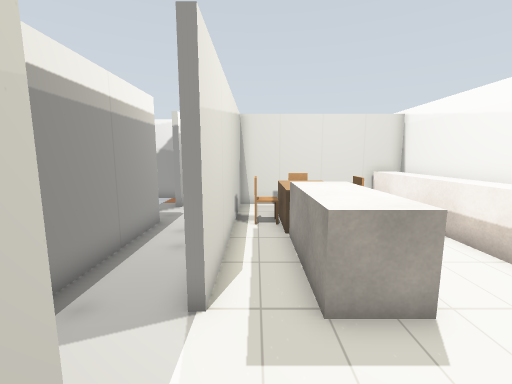
View 1 (above)

19 first-person views from a walk through a world built for the Gazebo simulator. The camera is 1.3 m above the floor, tilts 8° down and sees 90° across. The floor is counted in squares, 0.5 m on a side. Each view is taken from the middle of a square. On the plan, view 1 faces up. The plan holds only what a view shows up to about 18 squares ahead; the rest is blank. The place goes on beyond the plan. Some stock models are drawn as simple stand-ins.

View 2
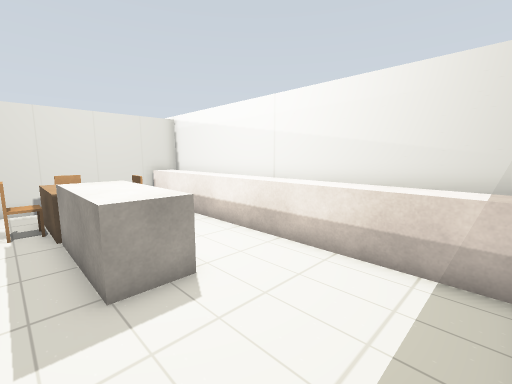

View 3
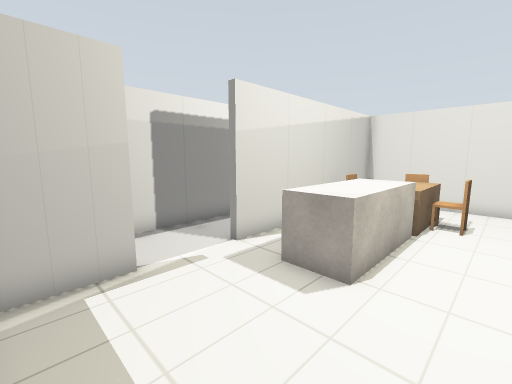

View 4
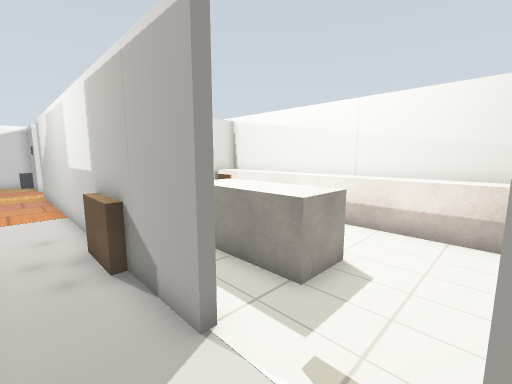

View 5
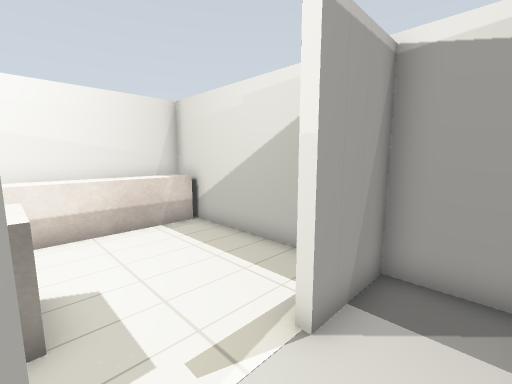

View 6
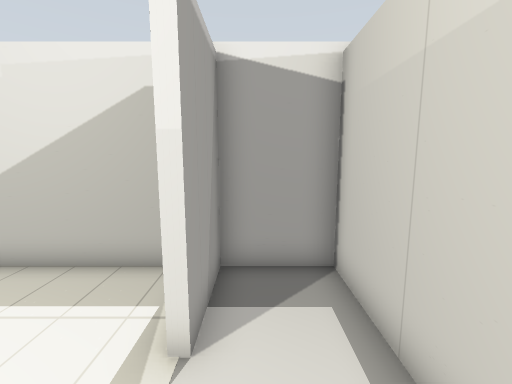

View 7
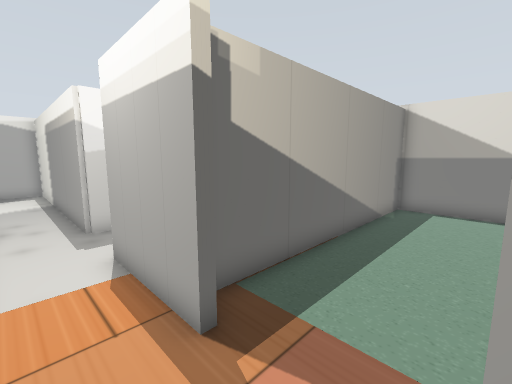

View 8
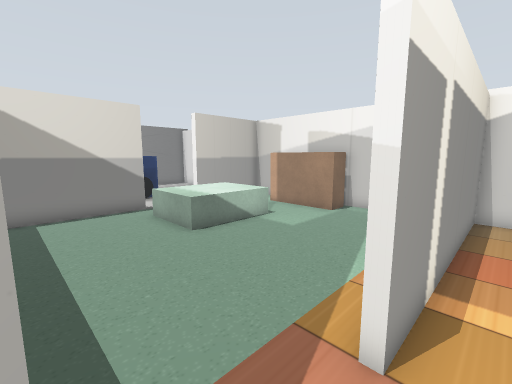

View 9
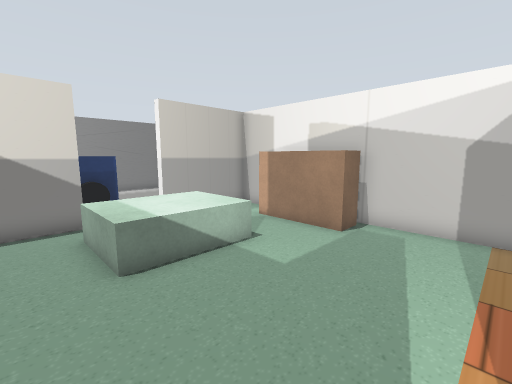

View 10
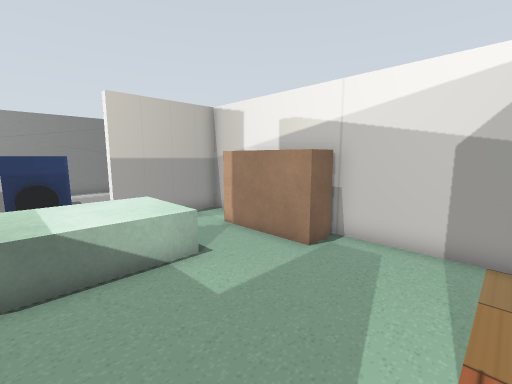

View 11
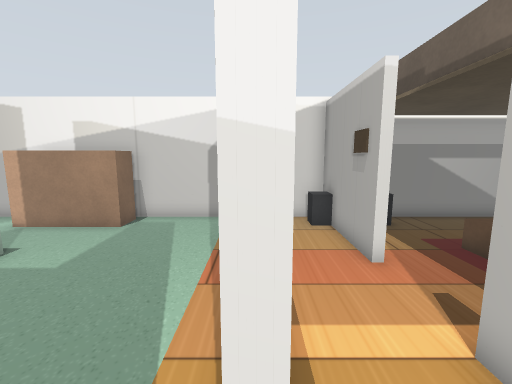

View 12
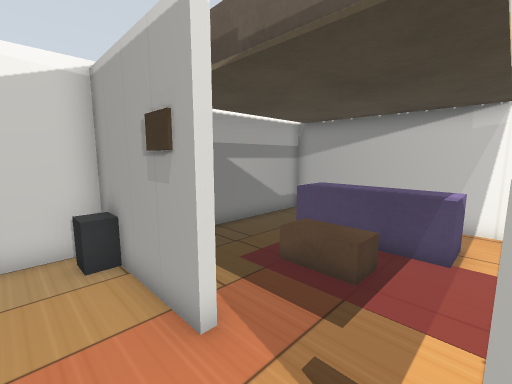

View 13
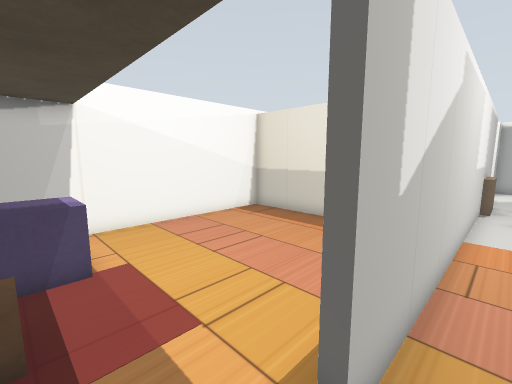

View 14
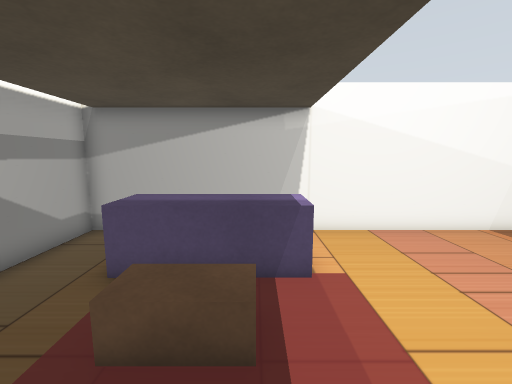

View 15
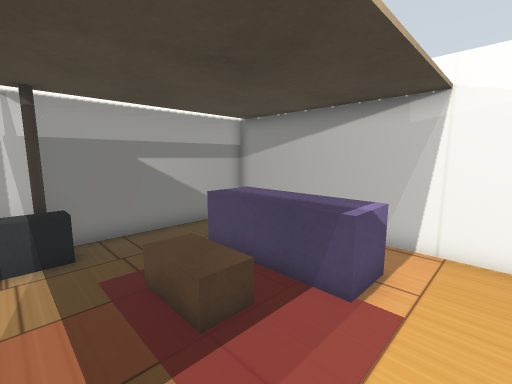

View 16
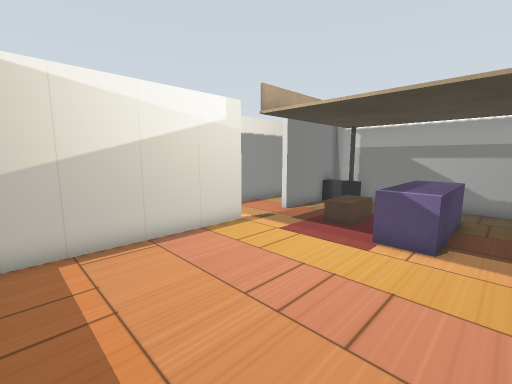

View 17
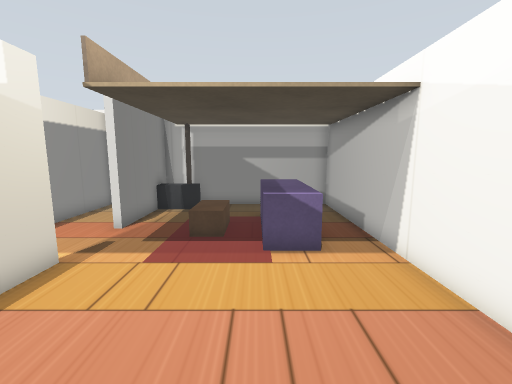

View 18
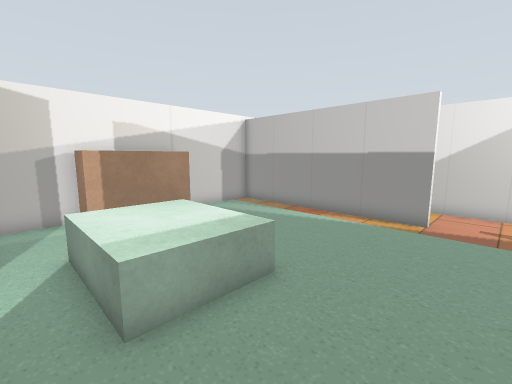

View 19
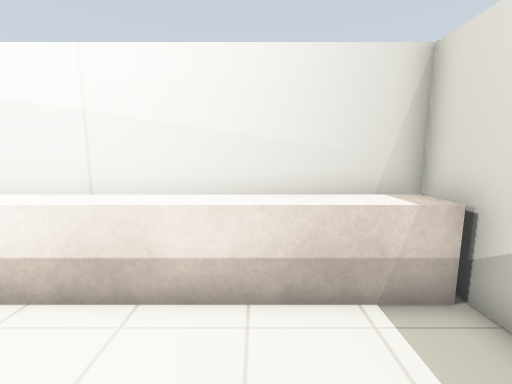

### Floor plan
Ten units are one square. View 1 is at (0, 0); x grows to the right and y downward. Boxes are objects, and circles mark ways between rooms. Rooms are numbered by the first view taken in them; rooms with no view inside come last. Other rooms are left out.
<svg viewBox="-167 -303 250 326">
<path fill="none" stroke="#000" d="M-38 -102 -38 18 -12 18 -12 -10 -8 -10 -8 12M1 18 78 18 78 -138 -8 -138 -8 -40 -12 -40 -12 -105M-42 -170 -38 -170 -38 -130 -42 -130M-38 -200 -41 -200M-12 -105 -12 -205M-46 -102 -38 -102M-158 -221 -158 -162 -48 -162M-41 -200 -41 -298 -158 -298 -158 -250 -162 -250M-12 -205 -12 -220 -8 -220 -8 -148M-12 -264 -12 -298 -38 -298 -38 -200M36 -141 78 -141 78 -298 -8 -298 -8 -264"/>
<rect x="-25" y="-85" width="20" height="10" fill="#bbb"><title>brown box</title></rect>
<rect x="-5" y="-105" width="20" height="10" fill="#bbb"><title>chair</title></rect>
<rect x="5" y="-85" width="30" height="50" fill="#bbb"><title>white box</title></rect>
<rect x="5" y="-95" width="10" height="10" fill="#bbb"><title>brown box</title></rect>
<rect x="5" y="-125" width="30" height="20" fill="#bbb"><title>brown box</title></rect>
<rect x="15" y="-125" width="10" height="10" fill="#bbb"><title>chair</title></rect>
<rect x="25" y="-95" width="10" height="10" fill="#bbb"><title>brown box</title></rect>
<rect x="25" y="-105" width="20" height="10" fill="#bbb"><title>chair</title></rect>
<rect x="55" y="-135" width="20" height="150" fill="#bbb"><title>counter</title></rect>
<rect x="-145" y="-265" width="40" height="50" fill="#bbb"><title>white box</title></rect>
<rect x="-135" y="-295" width="50" height="20" fill="#bbb"><title>wardrobe</title></rect>
<rect x="-25" y="-295" width="40" height="20" fill="#bbb"><title>TV cabinet</title></rect>
<rect x="-15" y="-265" width="10" height="10" fill="#bbb"><title>picture</title></rect>
<rect x="5" y="-295" width="10" height="10" fill="#bbb"><title>pole</title></rect>
<rect x="15" y="-265" width="20" height="30" fill="#bbb"><title>brown box</title></rect>
<rect x="35" y="-275" width="30" height="50" fill="#bbb"><title>purple box</title></rect>
<circle cx="-25" cy="-95" r="3" fill="#2a7"/>
<circle cx="-40" cy="-190" r="3" fill="#2a7"/>
<circle cx="-25" cy="-215" r="3" fill="#2a7"/>
<text x="20" y="-60">1</text>
<text x="-30" y="-160">2</text>
<text x="-100" y="-230">3</text>
<text x="30" y="-220">4</text>
</svg>
Room 1 opens to room 2. Room 2 opens to room 3. Room 2 opens to room 4.

Where each view was taken, in squares from view 1:
view 1: 0 up, 0 right, facing up
view 2: 1 down, 0 right, facing up-right
view 3: 1 down, 5 right, facing up-left
view 4: 1 up, 3 left, facing up-right
view 5: 4 up, 3 left, facing down-right
view 6: 4 up, 2 left, facing down
view 7: 20 up, 2 left, facing down-left
view 8: 17 up, 3 left, facing up-left
view 9: 20 up, 5 left, facing up-left
view 10: 22 up, 5 left, facing up-left
view 11: 19 up, 4 left, facing up
view 12: 22 up, 3 left, facing up-right
view 13: 24 up, 2 left, facing down-right
view 14: 24 up, 1 left, facing right
view 15: 21 up, 0 right, facing up-right
view 16: 15 up, 7 right, facing up-left
view 17: 16 up, 4 right, facing up
view 18: 18 up, 15 left, facing up-right
view 19: 2 up, 2 right, facing right
